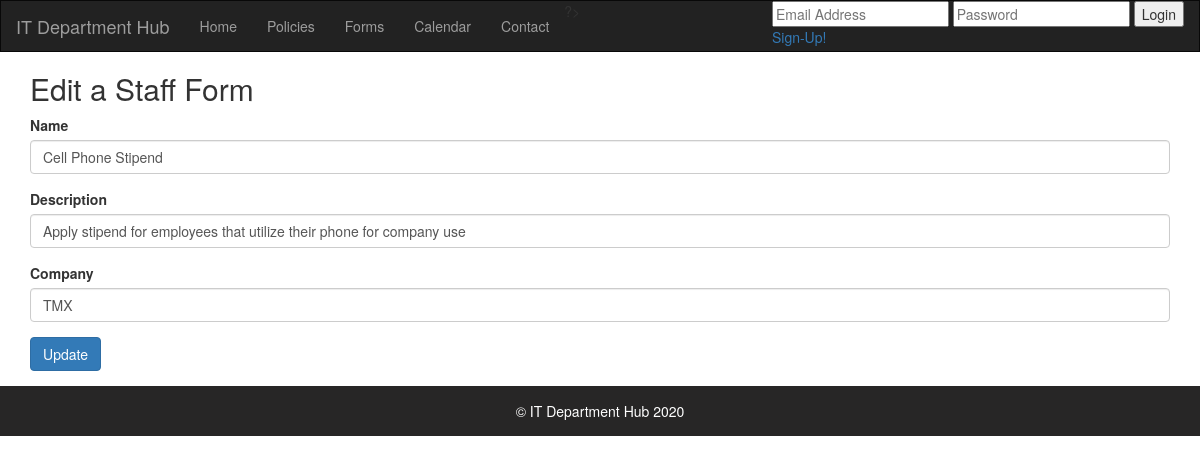
Page /includes/updateform.php?edit=2 on the committed database.
### tables this page shows
CREATE TABLE IF NOT EXISTS `forms` (
  `id` int(11) NOT NULL AUTO_INCREMENT,
  `name` varchar(100) NOT NULL,
  `description` varchar(255) NOT NULL,
  `company` varchar(30) NOT NULL,
  PRIMARY KEY (`id`)
);

### includes/updateform.php (the view, shortened to what this page needs)
<?php
require 'dbconnect.php';
$name='';
$description='';
$company='';
if (isset($_GET['edit'])) {
    $id = $_GET['edit'];
    $result = $conn->query("SELECT * FROM forms where id=$id") or die($conn->error);
    if($result->num_rows) {
        $row = $result->fetch_array();
        $name = $row['name'];
        $description = $row['description'];
        $company = $row['company'];
    }
}
?>
<?php require '../header.php'; ?>
<div class="container">
    <div class="card mt-5">
        <div class="card-header">
            <h2>Edit a Staff Form</h2>
        </div>
        <div class="card-body">
            <form action = "" method="POST">
        <div class="form-group">
            <label>Name</label>
            <input type="text" name="name" class="form-control" value="<?php echo $name; ?>">
        </div>
        <div class="form-group">
            <label>Description</label>
            <input type="text" name="description" class="form-control" value="<?php echo $description; ?>">
        </div>
        <div class="form-group">
            <label>Company</label>
            <input type="text" name="company" class="form-control" value="<?php echo $company; ?>">
        </div>
        <div class="form-group">
            <button type="submit" class="btn btn-primary" name="update">Update</button>
        </div>
    </form>
        </div>
    </div>
</div>
<?php require '../footer.php'; ?>

### rows in the picture
forms: name "Cell Phone Stipend", description "Apply stipend for employees that utilize their phone for company use", company "TMX"
